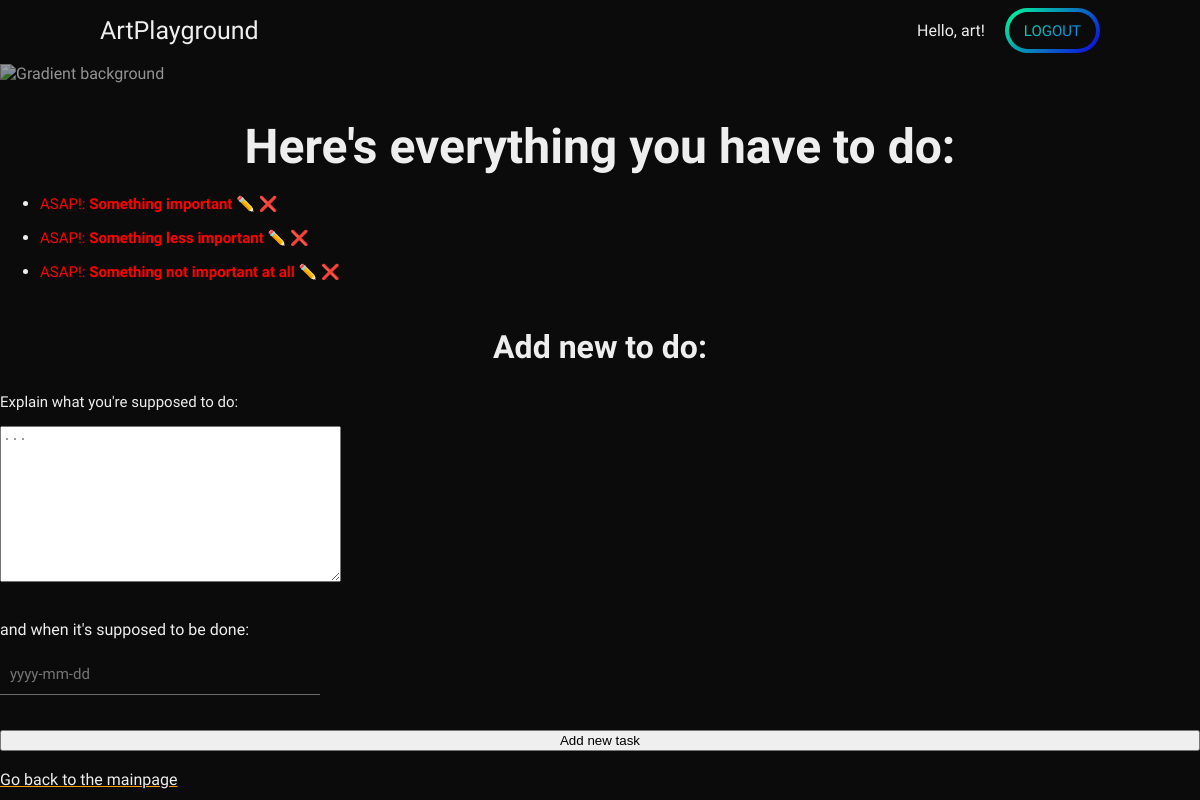
/to-do-list/ (signed in), run on an earlier commit of the app's database.
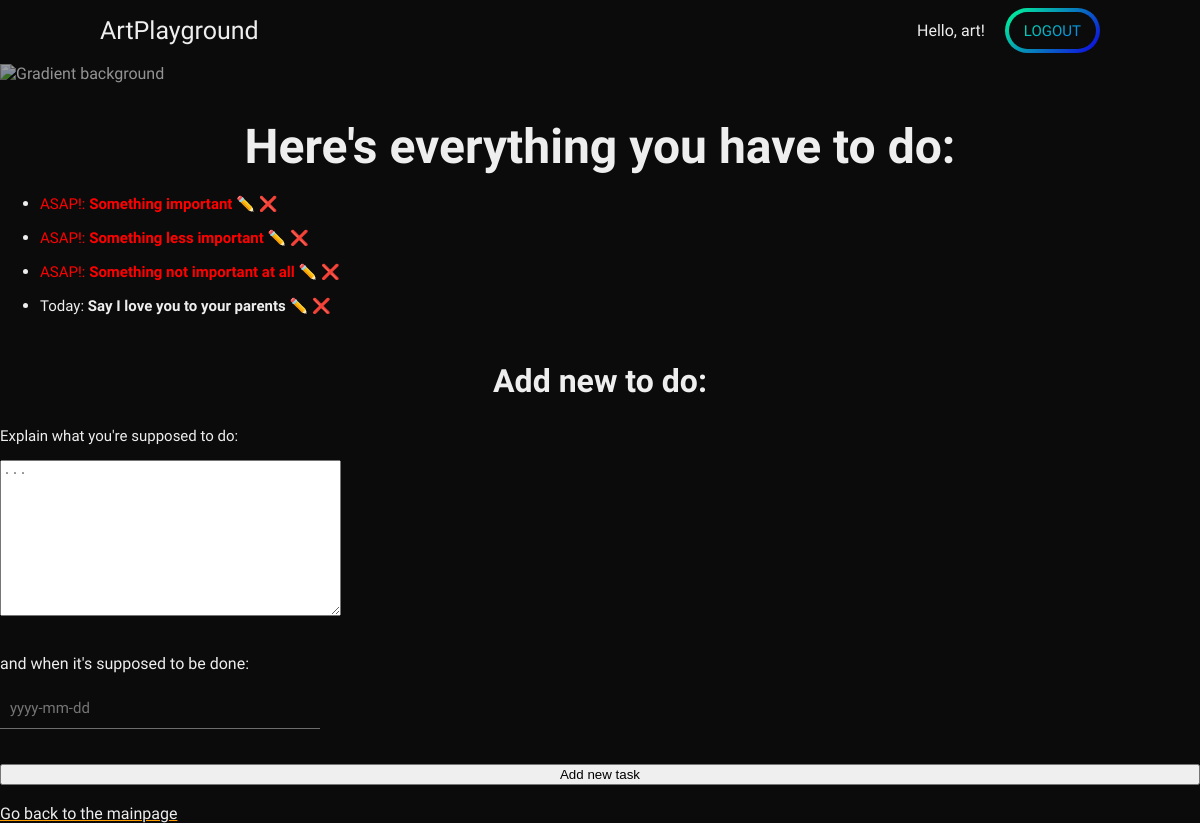
And on a later commit of the database.
### todolist/models.py (models this page shows, shortened)
class Task(models.Model):
    task = models.CharField(max_length=150)
    date = models.DateField()
    created_by = models.ForeignKey(User, on_delete=models.CASCADE)

### todolist/views.py (the view, shortened to what this page needs)
# urls.py: path("", views.my_todo_lists, name="my_todo_lists"),
@login_required
def my_todo_lists(request):
    tasks_list = Task.objects.filter(created_by=request.user).order_by("date")
    taskform = TaskForm()
    for record in tasks_list:
        if record.date < date.today():
            record.date = "ASAP!"
        elif record.date == date.today():
            record.date = "Today"
        elif (record.date - date.today()).days < 7:
            record.date = record.date.strftime("%A")
    context = {"records": tasks_list, "taskform": taskform}
    return render(request, "todolist/lists.html", context)

### todolist/forms.py
class TaskForm(forms.ModelForm):
    class Meta:
        model = Task
        fields = ["task", "date"]
        widgets = {
            "task": Textarea(
                attrs={
                    "required": True,
                    "class": "form-control",
                    "style": "max-width: 400px;",
                    "placeholder": "...",
                }
            ),
            "date": DateInput(
                attrs={
                    "required": True,
                    "class": "form-control",
                    "style": "max-width: 400px;",
                    "placeholder": "yyyy-mm-dd",
                }
            ),
        }

### todolist/templates/todolist/lists.html (shortened to what this page needs)
{% extends 'base_layout.html' %} {% block content %}
<h1>Here's everything you have to do:</h1>
<ul>
  {% for record in records %} {% if record.date == "ASAP!" %}
  <li>
    <p style="color: red">
      {{record.date}}: <b>{{ record.task}}</b>
      <a href="{% url 'edit_task' record.id %}" style="text-decoration: none"
        >✏️</a
      >
      <a href="{% url 'delete_task' record.id %}" style="text-decoration: none"
        >❌</a
      >
    </p>
  </li>
  {% else %}
  <li>
    <p>
      {{record.date}}: <b>{{ record.task}}</b>
      <a href="{% url 'edit_task' record.id %}" style="text-decoration: none"
        >✏️</a
      >
      <a href="{% url 'delete_task' record.id %}" style="text-decoration: none"
        >❌</a
      >
    </p>
  </li>
  {% endif %} {% endfor %}
</ul>
<br />
<h2>Add new to do:</h2>
<form method="post">
  <div class="form-group">
    <p>Explain what you're supposed to do:</p>
    <p>{{ taskform.task }}</p>
    <br />and when it's supposed to be done:
    <p>{{taskform.date}}</p>
  </div>
  <button type="submit">Add new task</button>
</form>
<br />
<a href="/">Go back to the mainpage</a>
{% endblock %}

What changed in the data, as far as the page shows it:
added Task: date "Today", task "Say I love you to your parents"
